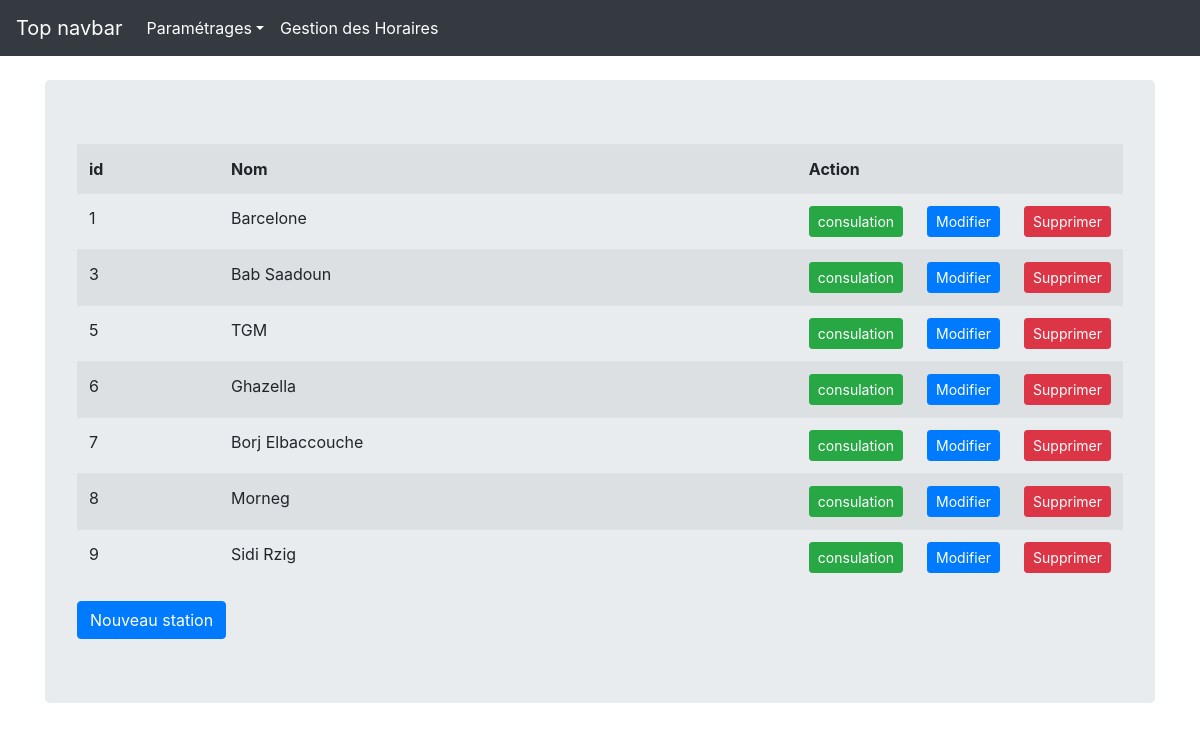
/admin/index.php?article=station&action=liste, run on the app's committed database.
### tables this page shows
CREATE TABLE `station` (
  `id` int(11) NOT NULL,
  `label` varchar(45) DEFAULT NULL
);

### admin/controller/station/liste-station.php (called while the page is built)
<?php
$allstations = (new Station())->getAllstations();
include 'vues/station/all-station-vues.php';
?>

### admin/index.php (called while the page is built, shortened)
<?php
    		require "./tools/spdo.php";
        require "./model/station/station-model.php";
      		$article = $_GET['article'];
      		$action = $_GET['action'];
      		include "controller/".$article."/".$action."-".$article.".php";
      		include "./layout.php"
      	?>

### admin/tools/spdo.php (called while the page is built, shortened)
<?php
class MySQL {
    static private $oPDO = NULL;
    static private $oInstance = NULL;
    private function __construct() {
        self::$oPDO = new PDO('mysql:host='.DB_HOST.';dbname='.DB_NAME, DB_USER, DB_PASS);
        self::$oPDO->setAttribute(PDO::ATTR_ERRMODE, PDO::ERRMODE_EXCEPTION);
        self::$oPDO->query("SET NAMES 'utf8'");
    }
    public function __destruct() {
        self::$oPDO = null ;
    }
    public function __call($method, $params) {
        return call_user_func_array(array(self::$oPDO, $method), $params);
    }
    static public function getInstance(){
        if(!(self::$oInstance instanceof self)){
            self::$oInstance = new self();
        }
        return self::$oInstance;
    }
}

### admin/model/station/station-model.php (called while the page is built, shortened)
<?php
class Station extends MySQL {
    public  function getAllStations() {
        $dbh = MySQL::getInstance();
        $sql = "SELECT * FROM station WHERE 1";
        $stmt = $dbh->prepare($sql);
        $stmt->execute();
        return $stmt;
    }
}

### admin/vues/station/all-station-vues.php (the view)
<main role="main" class="container">
      <div class="jumbotron">
         <table class="table table-striped">
         	<tr>
         		<th>id</th>
         		<th>Nom</th>
                <th colspan="3" style="width: 30%"> Action</th>
         	</tr>
             <?php  foreach ($allstations as $station) { ?>
         	<tr>
         		<td><?= $station['id'] ?></td>
         		<td><?= $station['label'] ?></td>
                <td><a class="btn btn-sm btn-success"  href="./index.php?article=station&action=display&id=<?php echo $station['id'] ?>">consulation</a></td>
                <td><a class="btn btn-sm btn-primary" href="./index.php?article=station&action=form-update&id=<?php echo $station['id'];?>">Modifier</a></td>
                <td><a class="btn btn-sm btn-danger" onclick="return confirm('Are you sure you want to Remove?');" href="./index.php?article=station&action=delete&id=<?php echo $station['id'];?>">Supprimer</a></td>
         	</tr>
             <?php } ?>
         </table>
          <a class="btn btn-primary" href="index.php?article=station&action=new">Nouveau station</a>
      </div>
    </main>

### admin/web/css/navbar-top.css (style rules this page uses)
body { min-height: 75rem; }

### data on the page
station: id "1", label "Barcelone"
station: id "3", label "Bab Saadoun"
station: id "5", label "TGM"
station: id "6", label "Ghazella"
station: id "7", label "Borj Elbaccouche"
station: id "8", label "Morneg"
station: id "9", label "Sidi Rzig"
